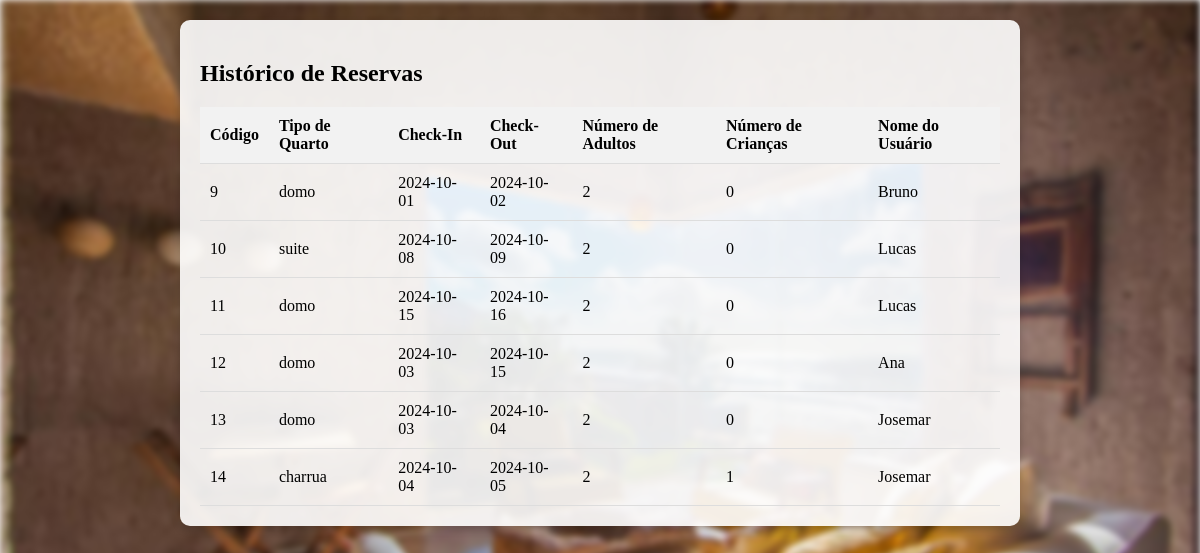
/todasReservas.php (signed in), run on the app's committed database.
### tables this page shows
CREATE TABLE `reserva` (
  `Codigo` int(255) NOT NULL,
  `TipoQuarto` varchar(200) NOT NULL,
  `CheckIn` date NOT NULL,
  `CheckOut` date NOT NULL,
  `NumAdultos` int(10) NOT NULL,
  `NumCriancas` int(10) NOT NULL,
  `Nome` varchar(255) DEFAULT NULL
);

### todasReservas.php (the view, shortened to what this page needs)
<!DOCTYPE html>
<html lang="en">
<head>
    <link rel="stylesheet" href="todasReservas.css">
</head>
<body>
<div class="reservas-container">
    <h2>Histórico de Reservas</h2>
    <table>
        <thead>
            <tr>
                <th>Código</th>
                <th>Tipo de Quarto</th>
                <th>Check-In</th>
                <th>Check-Out</th>
                <th>Número de Adultos</th>
                <th>Número de Crianças</th>
                <th>Nome do Usuário</th>
            </tr>
        </thead>
        <tbody>
            <?php
            include_once('ConexaoBD/Conexaobd.php');
            $sql = "SELECT * FROM reserva";
            $result = $conn->query($sql);
            if ($result->num_rows > 0) {
                while ($row = $result->fetch_assoc()) {
                    echo "<tr>
                            <td>{$row['Codigo']}</td>
                            <td>{$row['TipoQuarto']}</td>
                            <td>{$row['CheckIn']}</td>
                            <td>{$row['CheckOut']}</td>
                            <td>{$row['NumAdultos']}</td>
                            <td>{$row['NumCriancas']}</td>
                            <td>{$row['Nome']}</td>
                          </tr>";
                }
            } else {
                echo "<tr><td colspan='7'>Nenhuma reserva encontrada.</td></tr>";
            }
            ?>
        </tbody>
    </table>
</div>
</body>
</html>

### todasReservas.css (style rules this page uses)
.reservas-container { margin: 20px auto; max-width: 800px; background: rgba(255, 255, 255, 0.9); border-radius: 10px; padding: 20px; box-shadow: 0 4px 8px rgba(0, 0, 0, 0.2); }
table { width: 100%; border-collapse: collapse; }
th, td { padding: 10px; text-align: left; border-bottom: 1px solid #ddd; }
th { background-color: #f2f2f2; }

### data on the page
reserva: Codigo "9", TipoQuarto "domo", CheckIn "2024-10-01", CheckOut "2024-10-02", NumAdultos "2", NumCriancas "0", Nome "Bruno"
reserva: Codigo "10", TipoQuarto "suite", CheckIn "2024-10-08", CheckOut "2024-10-09", NumAdultos "2", NumCriancas "0", Nome "Lucas"
reserva: Codigo "11", TipoQuarto "domo", CheckIn "2024-10-15", CheckOut "2024-10-16", NumAdultos "2", NumCriancas "0", Nome "Lucas"
reserva: Codigo "12", TipoQuarto "domo", CheckIn "2024-10-03", CheckOut "2024-10-15", NumAdultos "2", NumCriancas "0", Nome "Ana"
reserva: Codigo "13", TipoQuarto "domo", CheckIn "2024-10-03", CheckOut "2024-10-04", NumAdultos "2", NumCriancas "0", Nome "Josemar"
reserva: Codigo "14", TipoQuarto "charrua", CheckIn "2024-10-04", CheckOut "2024-10-05", NumAdultos "2", NumCriancas "1", Nome "Josemar"
